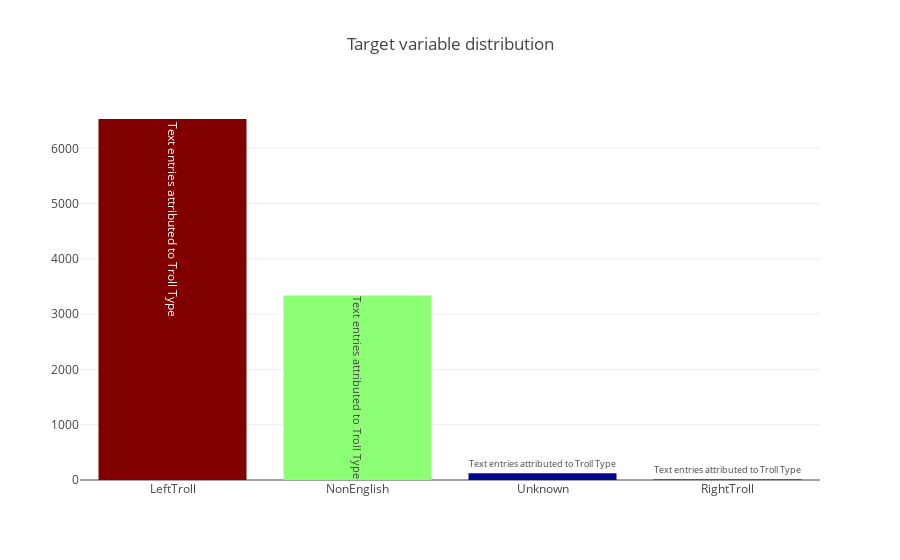

Notebook source saved alongside this figure:
### Code cell
data = [go.Bar(
            x = df.account_category.unique(),
            y = df.account_category.value_counts().values,
            marker= dict(colorscale='Jet',
                         color = df.account_category.value_counts().values
                        ),
            text='Text entries attributed to Troll Type'
    )]

layout = go.Layout(
    title='Target variable distribution'
)

fig = go.Figure(data=data, layout=layout)

py.iplot(fig, filename='basic-bar')

### Figure 1 — Plotly figure (JSON) as saved in the notebook; plotly's stock layout.template omitted (floating-point values rounded to 4 significant figures)
{"data": [{"marker": {"color": [6530, 3336, 124, 11], "colorscale": "Jet"}, "text": "Text entries attributed to Troll Type", "type": "bar", "uid": "6905292e-b149-11e8-b85d-0242ac110006", "x": ["LeftTroll", "NonEnglish", "Unknown", "RightTroll"], "y": [6530, 3336, 124, 11]}], "layout": {"title": "Target variable distribution"}}
